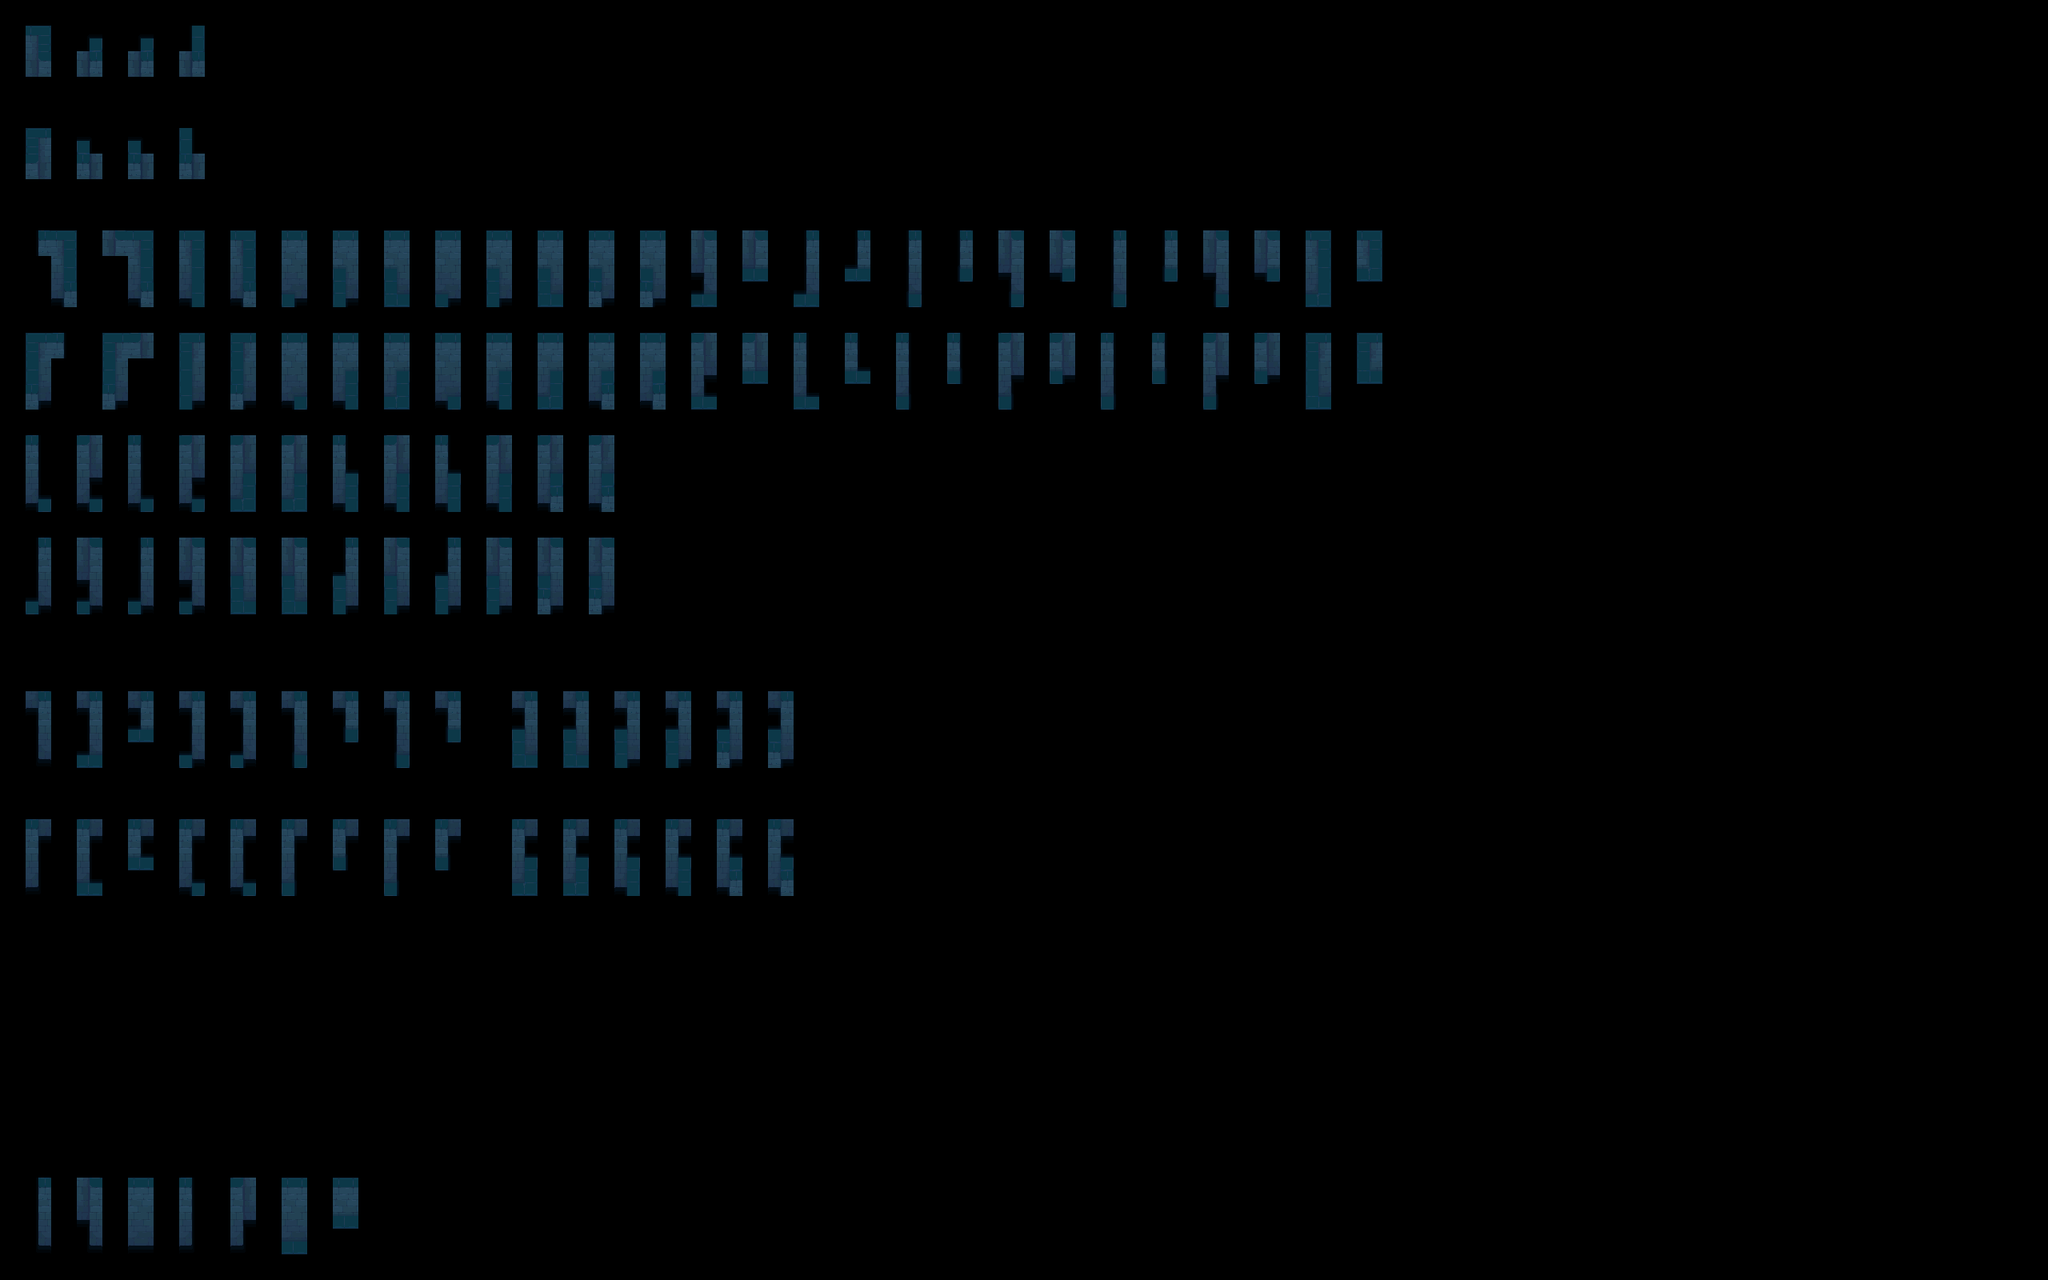

This game map was drawn from its Tiled (.tmx) file and the tilesets committed beside it. A one-line description and the trimmed map source follow:
An orthogonal 80x50 tile map with 32x32 px tiles, 2 tile layers (input_wall-3, output_wall-3), 2 hidden layers not drawn, 2 tilesets.

<map version="1.5" tiledversion="1.7.2" orientation="orthogonal" renderorder="right-down" width="80" height="50" tilewidth="32" tileheight="32" infinite="0" nextlayerid="5" nextobjectid="1">
 <tileset firstgid="1" source="Tileset-Terrain.tsx" />
 <tileset firstgid="3151" source="Tileset-wall-3.tsx" />
 <layer id="1" name="regions_input" width="80" height="50" visible="0">
  <data>[4000 cells, 330 non-empty, 2 distinct tile ids]</data>
 </layer>
 <layer id="2" name="input_wall-3" width="80" height="50">
  <properties>
   <property name="StrictEmpty" type="bool" value="true" />
  </properties>
  <data>[4000 cells, 289 non-empty, 18 distinct tile ids]</data>
 </layer>
 <layer id="3" name="regions_output" width="80" height="50" visible="0">
  <data>[4000 cells, 213 non-empty, 2 distinct tile ids]</data>
 </layer>
 <layer id="4" name="output_wall-3" width="80" height="50">
  <data>[4000 cells, 213 non-empty, 74 distinct tile ids]</data>
 </layer>
</map>
